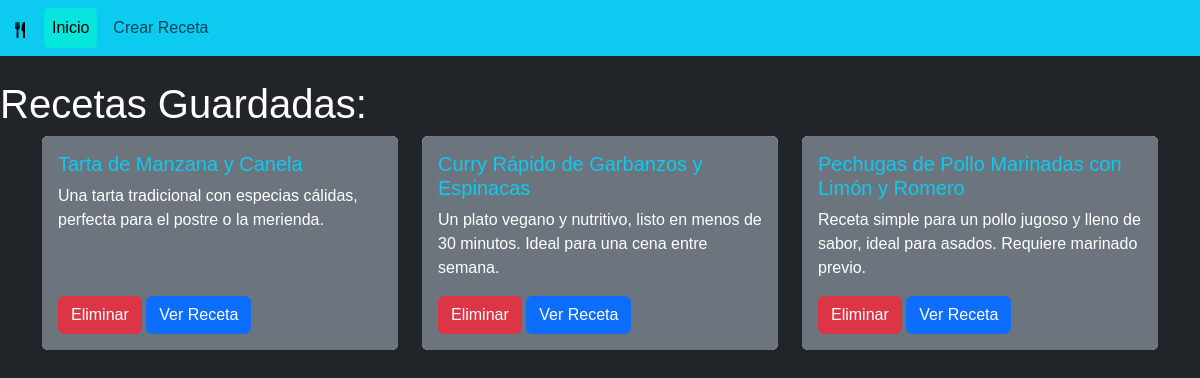
The page / on the database its author committed.
### cookbook/models.py (models this page shows, shortened)
class Recipe(models.Model):
    title = models.CharField(max_length=200, verbose_name="Título")
    description = models.TextField(verbose_name="Descripción")
    ingredients = models.TextField(help_text="Ingresa los ingredientes, uno por línea o separados por comas",
                                  verbose_name="Ingredientes")
    instructions = models.TextField(help_text="Describe paso a paso cómo preparar la receta",
                                   verbose_name="Instrucciones")
    preparation_time = models.PositiveIntegerField(help_text="Tiempo en minutos",
                                                 default=30, verbose_name="Tiempo de preparación")
    cooking_time = models.PositiveIntegerField(help_text="Tiempo en minutos",
                                              default=0, verbose_name="Tiempo de cocción")
    servings = models.PositiveIntegerField(default=4, verbose_name="Porciones")
    created_at = models.DateTimeField(auto_now_add=True, verbose_name="Fecha de creación")
    updated_at = models.DateTimeField(auto_now=True, verbose_name="Fecha de actualización")
    author = models.ForeignKey(User, on_delete=models.CASCADE, verbose_name="Autor")
    class Meta:
        verbose_name = "recipe"
        verbose_name_plural = "recipes"
        ordering = ['-created_at']
    def __str__(self):
        return self.title

### cookbook/views.py (the view)
# urls.py: path('', cookbook.views.create, name='base'),
def create(request):
    recipes_list = Recipe.objects.all()
    print(recipes_list)
    return render(request, 'cookbook/base.html', context = {'recipes': recipes_list} )

### cookbook/templates/cookbook/base.html (shortened to what this page needs)
{% load static %}
<!DOCTYPE html>
<html lang="en">
<head>
  <link href="https://cdn.jsdelivr.net/npm/bootstrap@5.3.2/dist/css/bootstrap.min.css" rel="stylesheet"
 />
  <link rel="stylesheet" href="{% static 'cookbook/style.css' %}"/>
</head>
<body class="bg-dark text-white">
  <nav class="navbar navbar-expand-lg bg-info mb-4 mr-6">
    <div class="container-fluid">
      <a class="navbar-brand" href="{% url 'base' %}">
      </a>
      <div class="collapse navbar-collapse" id="navbarNav">
        <ul class="navbar-nav ">
          <li class="nav-item  ">
            {% url 'base' as base_url %}
            <a class="nav-link {% if request.path == base_url %}active{% endif %}" aria-current="page" href={% url 'base' %}>Inicio</a>
          </li>
          {% url 'recipe_create' as create_url %}
          <li class="nav-item">
            <a class="nav-link {% if request.path == create_url %}active {% endif %}" href="{% url 'recipe_create' %}">Crear Receta</a>
          </li>
        </ul>
      </div>
    </div>
  </nav>
  <h1 class="align-items-center justify-content-between">Recetas Guardadas:</h1>
  <div class="container">
    {% block content %} {% include 'cookbook/recipes_grid.html' %}{%endblock%}
  </div>
</body>
</html>

### cookbook/templates/cookbook/recipes_grid.html
<div class="row g-4">
  {%for recipe in recipes reversed%}
  <div class="col-12 col-md-4">
    {% include 'cookbook/recipes_card.html' %}
  </div>
  {% endfor %}
</div>

### cookbook/templates/cookbook/recipes_card.html
<div class="card border-0 h-100">
  <div class="card-body bg-secondary text-white rounded  d-flex flex-column">
    <h5 class="card-title text-info">{{ recipe.title }}</h5>
    <p class="card-text">{{ recipe.description }}</p>
    <div class="mt-auto">
      <a href="{% url 'recipe_delete' recipe.pk %}" class="btn btn-danger">Eliminar</a>
      <a href="{% url 'recipe_detail' recipe.pk %}" class="btn btn-primary">Ver Receta</a>
    </div>
  </div>
</div>

### cookbook/static/cookbook/style.css (style rules this page uses)
body { font-family: 'NunitoSans', sans-serif; }
.navbar .nav-link { transition: all 0.3s ease-in-out; margin-right: 8px; outline: none; }
.navbar .nav-link.active, .navbar .nav-link:focus { background-color: #00ffcc8a; border-radius: 5px; transform: scale(1); opacity: 1; }

### rows shown on the page
Recipe: title "Tarta de Manzana y Canela", description "Una tarta tradicional con especias cálidas, perfecta para el postre o la merienda."
Recipe: title "Curry Rápido de Garbanzos y Espinacas", description "Un plato vegano y nutritivo, listo en menos de 30 minutos. Ideal para una cena entre semana."
Recipe: title "Pechugas de Pollo Marinadas con Limón y Romero", description "Receta simple para un pollo jugoso y lleno de sabor, ideal para asados. Requiere marinado previo."
